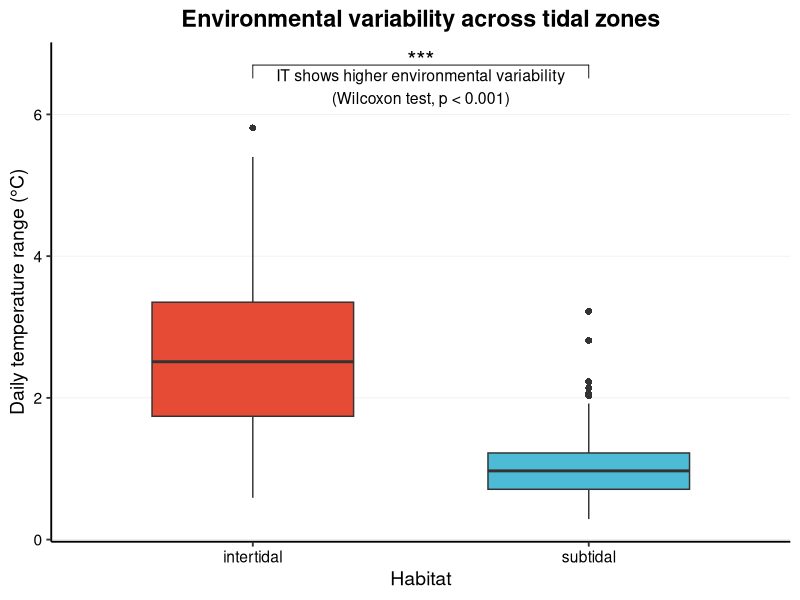
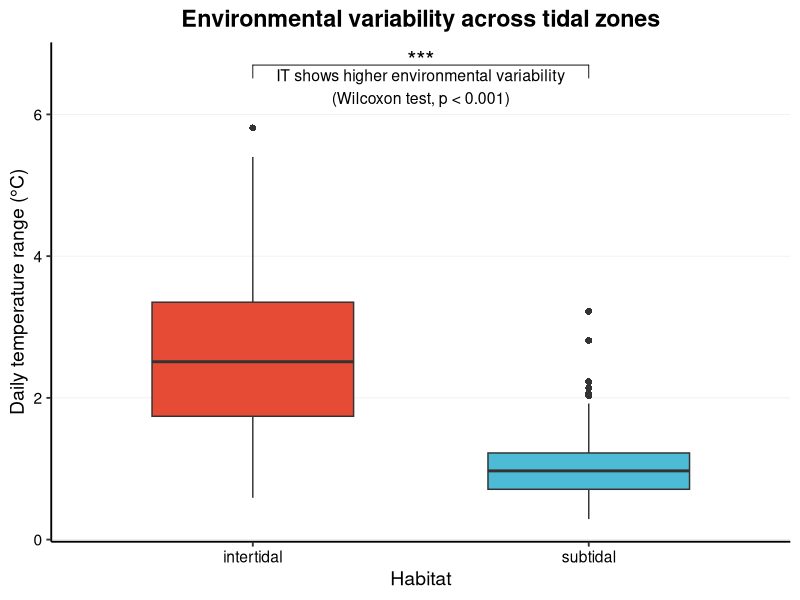

Generate these figures, in order, with R:
# 加载必要的包
library(ggplot2)
library(ggpubr)

# 读取数据（假设数据文件名为Dailyrange.csv）
data <- read.csv("Dailyrange.csv", header = TRUE)

# 确保Group是因子类型
data$Group <- factor(data$Group, levels = c("intertidal", "subtidal"))

# 绘制箱线图
p <- ggplot(data, aes(x = Group, y = value, fill = Group)) +
  geom_boxplot(width = 0.6, outlier.shape = 16, outlier.size = 2) +
  
  # 设置颜色（潮间带红色，潮下带蓝色）"IT-H" = "#E64B35", "ST-H" = "#4DBBD5"
  scale_fill_manual(values = c("intertidal" = "#E64B35", "subtidal" = "#4DBBD5")) +
  
  # 添加Wilcoxon检验显著性标记
  stat_compare_means(method = "wilcox.test", 
                     comparisons = list(c("intertidal", "subtidal")),
                     label = "p.signif", 
                     symnum.args = list(cutpoints = c(0, 0.001, 0.01, 0.05, 1), 
                                        symbols = c("***", "**", "*", "ns")),
                     vjust = 0.5, 
                     size = 6) +
  
  # 设置坐标轴标签
  labs(x = "Habitat", 
       y = "Daily temperature range (°C)",
       title = "Environmental variability across tidal zones") +
  
  # 调整主题
  theme_classic(base_size = 14) +
  theme(
    plot.title = element_text(hjust = 0.5, face = "bold"),
    legend.position = "none",
    axis.text = element_text(color = "black"),
    panel.grid.major.y = element_line(color = "grey90", size = 0.2)
  ) +
  
  # 添加生态学信息标注！！！！！！！！！！！！！！！！！！！！！！！！！！！！！！！！！！！！！
  annotate("text", x = 1.5, y = max(data$value) * 1.1, 
           label = "IT shows higher environmental variability\n(Wilcoxon test, p < 0.001)",
           size = 4, color = "black")

# 显示图形
print(p)

# 保存图形（可根据需要调整格式和尺寸）
ggsave("Daily_temperature_range.png", p, width = 6, height = 5, dpi = 300)
